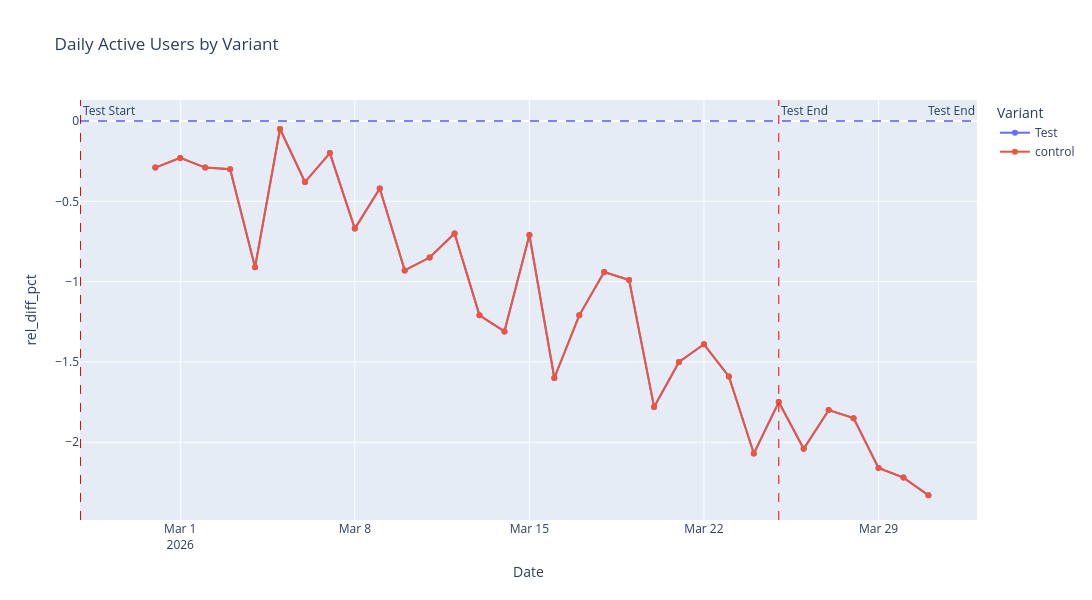

The notebook cell this image was saved under:
### Code cell
import plotly.express as px

fig = px.line(data_metrics_dau, x='dt', y='rel_diff_pct', color='variant', 
              title='Daily Active Users by Variant',
              labels={'dt': 'Date', 'abs_diff': 'Absolute Difference', 'variant': 'Variant'},
              markers=True,
              width=1200,
              height=600)

fig.add_vline(
    x=pd.Timestamp('2026-02-25').timestamp() * 1000, 
    line_dash='dash', 
    line_color='red', 
    line_width=1,
    annotation_text='Test Start', 
    annotation_position='top right')

fig.add_vline(
    x=pd.Timestamp('2026-03-25').timestamp() * 1000, 
    line_dash='dash', 
    line_color='red', 
    line_width=1,
    annotation_text='Test End', 
    annotation_position='top right')

fig.add_hline(
    y=0, 
    line_dash='dash', 
    line_color='blue', 
    line_width=1,
    annotation_text='Test End', 
    annotation_position='top right')
fig.show()

### Figure 1 — Plotly figure (JSON) as saved in the notebook; plotly's stock layout.template omitted (floating-point values rounded to 4 significant figures)
{"data": [{"hovertemplate": "Variant=Test<br>Date=%{x}<br>rel_diff_pct=%{y}<extra></extra>", "legendgroup": "Test", "line": {"color": "#636efa", "dash": "solid"}, "marker": {"symbol": "circle"}, "mode": "lines+markers", "name": "Test", "orientation": "v", "showlegend": true, "type": "scatter", "x": ["2026-02-28", "2026-03-01", "2026-03-02", "2026-03-03", "2026-03-04", "2026-03-05", "2026-03-06", "2026-03-07", "2026-03-08", "2026-03-09", "2026-03-10", "2026-03-11", "2026-03-12", "2026-03-13", "2026-03-14", "2026-03-15", "2026-03-16", "2026-03-17", "2026-03-18", "2026-03-19", "2026-03-20", "2026-03-21", "2026-03-22", "2026-03-23", "2026-03-24", "2026-03-25", "2026-03-26", "2026-03-27", "2026-03-28", "2026-03-29", "2026-03-30", "2026-03-31"], "xaxis": "x", "y": [-0.29, -0.23, -0.29, -0.3, -0.91, -0.05, -0.38, -0.2, -0.67, -0.42, -0.93, -0.85, -0.7, -1.21, -1.31, -0.71, -1.6, -1.21, -0.94, -0.99, -1.78, -1.5, -1.39, -1.59, -2.07, -1.75, -2.04, -1.8, -1.85, -2.16, -2.22, -2.33], "yaxis": "y"}, {"hovertemplate": "Variant=control<br>Date=%{x}<br>rel_diff_pct=%{y}<extra></extra>", "legendgroup": "control", "line": {"color": "#EF553B", "dash": "solid"}, "marker": {"symbol": "circle"}, "mode": "lines+markers", "name": "control", "orientation": "v", "showlegend": true, "type": "scatter", "x": ["2026-02-28", "2026-03-01", "2026-03-02", "2026-03-03", "2026-03-04", "2026-03-05", "2026-03-06", "2026-03-07", "2026-03-08", "2026-03-09", "2026-03-10", "2026-03-11", "2026-03-12", "2026-03-13", "2026-03-14", "2026-03-15", "2026-03-16", "2026-03-17", "2026-03-18", "2026-03-19", "2026-03-20", "2026-03-21", "2026-03-22", "2026-03-23", "2026-03-24", "2026-03-25", "2026-03-26", "2026-03-27", "2026-03-28", "2026-03-29", "2026-03-30", "2026-03-31"], "xaxis": "x", "y": [-0.29, -0.23, -0.29, -0.3, -0.91, -0.05, -0.38, -0.2, -0.67, -0.42, -0.93, -0.85, -0.7, -1.21, -1.31, -0.71, -1.6, -1.21, -0.94, -0.99, -1.78, -1.5, -1.39, -1.59, -2.07, -1.75, -2.04, -1.8, -1.85, -2.16, -2.22, -2.33], "yaxis": "y"}], "layout": {"annotations": [{"showarrow": false, "text": "Test Start", "x": 1771977600000, "xanchor": "left", "xref": "x", "y": 1, "yanchor": "top", "yref": "y domain"}, {"showarrow": false, "text": "Test End", "x": 1774396800000, "xanchor": "left", "xref": "x", "y": 1, "yanchor": "top", "yref": "y domain"}, {"showarrow": false, "text": "Test End", "x": 1, "xanchor": "right", "xref": "x domain", "y": 0, "yanchor": "bottom", "yref": "y"}], "height": 600, "legend": {"title": {"text": "Variant"}, "tracegroupgap": 0}, "shapes": [{"line": {"color": "red", "dash": "dash", "width": 1}, "type": "line", "x0": 1771977600000, "x1": 1771977600000, "xref": "x", "y0": 0, "y1": 1, "yref": "y domain"}, {"line": {"color": "red", "dash": "dash", "width": 1}, "type": "line", "x0": 1774396800000, "x1": 1774396800000, "xref": "x", "y0": 0, "y1": 1, "yref": "y domain"}, {"line": {"color": "blue", "dash": "dash", "width": 1}, "type": "line", "x0": 0, "x1": 1, "xref": "x domain", "y0": 0, "y1": 0, "yref": "y"}], "title": {"text": "Daily Active Users by Variant"}, "width": 1200, "xaxis": {"anchor": "y", "domain": [0, 1], "title": {"text": "Date"}}, "yaxis": {"anchor": "x", "domain": [0, 1], "title": {"text": "rel_diff_pct"}}}}
